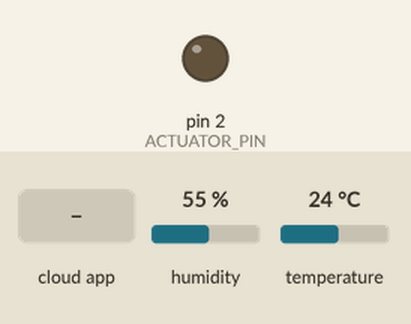
Bench run of a sketch on a simulated Arduino Uno, built for the host (arithmetic inside an expression is 32-bit, double 64-bit). Shown: output pins drawn as LEDs (lit = HIGH). Inputs (shaded band) come from the test bench; at power-on: humidity 55 %, temperature 24 °C. What the sketch prints to the serial monitor is not drawn.

Above: at 2.7 s.
2.8 s: the phone or cloud app sets 3 to 1
At 4.7 s:
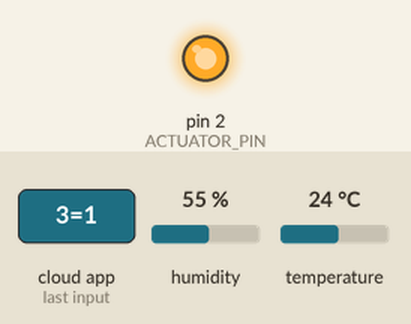
5.0 s: the phone or cloud app sets 3 to 0
At 6.3 s:
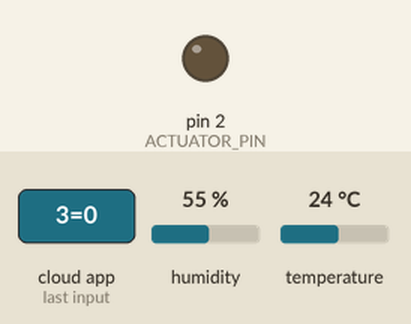
Timing chart, 0 to 8.0 s (numbered marks = the images above; inputs shaded):
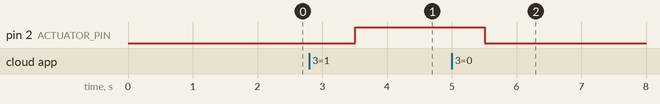

Measured:
- after the input at 2.8 s, pin 2 (ACTUATOR_PIN): LOW → HIGH after 0.71 s
- after the input at 5.0 s, pin 2 (ACTUATOR_PIN): HIGH → LOW after 0.51 s

The sketch:

Cayenne_Uno_W5100_DHT22_button2.ino
```cpp
/*
This example shows how to connect to Cayenne using an Ethernet W5100 shield and send/receive sample data.

The CayenneMQTT Library is required to run this sketch. If you have not already done so you can install it from the Arduino IDE Library Manager.

Steps:
1. Set the Cayenne authentication info to match the authentication info from the Dashboard.
2. Compile and upload the sketch.
3. A temporary widget will be automatically generated in the Cayenne Dashboard. To make the widget permanent click the plus sign on the widget.
*/

//#define CAYENNE_DEBUG       // Uncomment to show debug messages
#define CAYENNE_PRINT Serial  // Comment this out to disable prints and save space
#include <CayenneMQTTEthernet.h>

// Cayenne authentication info. This should be obtained from the Cayenne Dashboard.
char username[] = "blabla1";
char password[] = "blabla2";
char clientID[] = "blabla3";

#include <DHT.h>
#define DHTPIN 14 // what pin we're connected to 14 (A0)
// note GPIO5 is D1 at NodeMCU - http://www.14core.com/wp-content/uploads/2015/06/Node-MCU-Pin-Out-Diagram1.png
//#define DHTTYPE DHT11   // DHT 11
#define DHTTYPE DHT22   // DHT 22
DHT dht(DHTPIN, DHTTYPE,11);
float t, h;

#define VIRTUAL_CHANNEL 3
#define ACTUATOR_PIN 2

void setup() {
  Serial.begin(9600);
  Serial.println();
  Serial.println("Arduino Uno & W5100 - Cayenne IoT");
  dht.begin();
 // set digital pin to output
  pinMode(ACTUATOR_PIN, OUTPUT);
  Cayenne.begin(username, password, clientID);
  h = dht.readHumidity();
  t = dht.readTemperature();
  Serial.print("Temperature: ");
  Serial.print(t);
  Serial.print(" degrees Celcius Humidity: ");
  Serial.println(h);
}

void loop() {
  Cayenne.loop();
}

// This function is called when the Cayenne widget requests data for the Virtual Pin.
CAYENNE_OUT(VIRTUAL_CHANNEL)
{
  h = dht.readHumidity();
  t = dht.readTemperature();
  Cayenne.celsiusWrite(1, t);
  Cayenne.virtualWrite(2, h);
  Serial.print("Temperature: ");
  Serial.print(t);
  Serial.print(" degrees Celcius Humidity: ");
  Serial.println(h);
}

// This function is called when data is sent from Cayenne.
CAYENNE_IN(VIRTUAL_CHANNEL)
{
  int value = getValue.asInt();
  CAYENNE_LOG("Channel %d, pin %d, value %d", VIRTUAL_CHANNEL, ACTUATOR_PIN, value);
  // Write the value received to the digital pin.
  digitalWrite(ACTUATOR_PIN, value);
}
```
